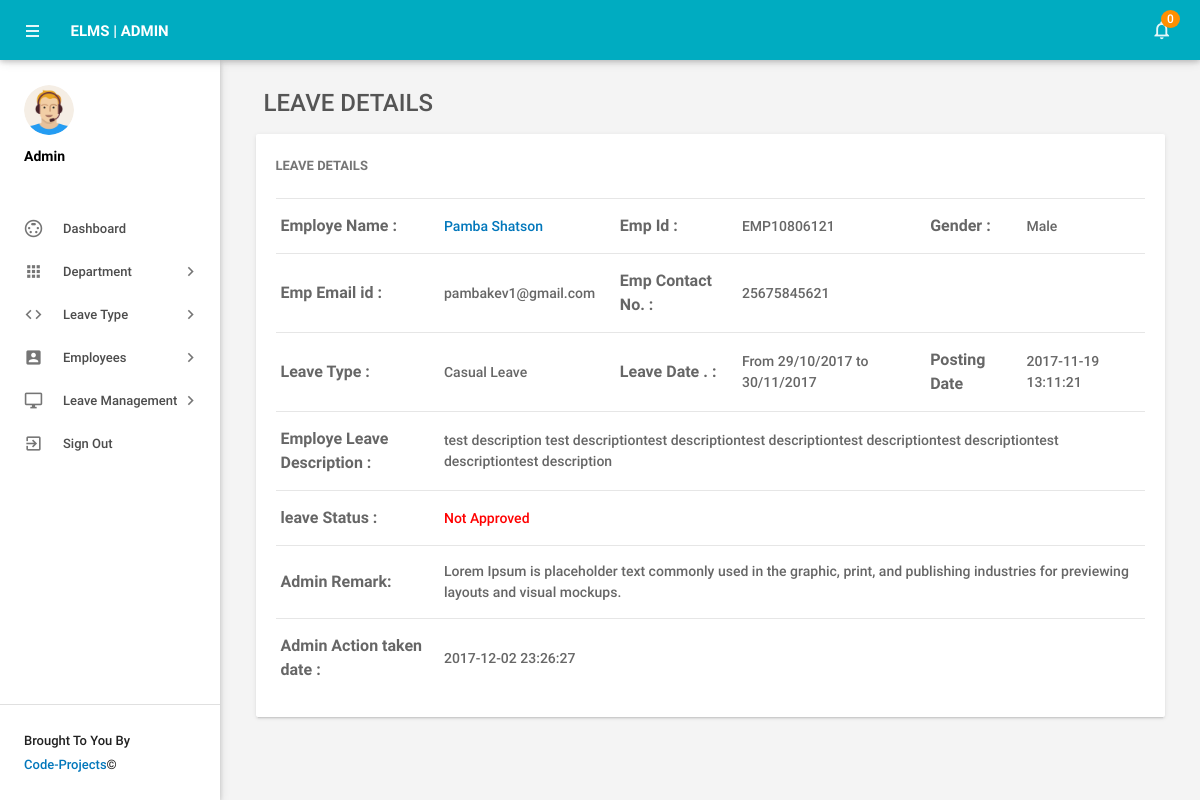
The app's page /admin/leave-details.php?leaveid=7 (signed in) with its own data.
### tables this page shows
CREATE TABLE IF NOT EXISTS `tblleaves` (
  `id` int(11) NOT NULL,
  `LeaveType` varchar(110) NOT NULL,
  `ToDate` varchar(120) NOT NULL,
  `FromDate` varchar(120) NOT NULL,
  `Description` mediumtext NOT NULL,
  `PostingDate` timestamp NOT NULL DEFAULT CURRENT_TIMESTAMP,
  `AdminRemark` mediumtext,
  `AdminRemarkDate` varchar(120) DEFAULT NULL,
  `Status` int(1) NOT NULL,
  `IsRead` int(1) NOT NULL,
  `empid` int(11) DEFAULT NULL
);

CREATE TABLE IF NOT EXISTS `tblemployees` (
  `id` int(11) NOT NULL,
  `EmpId` varchar(100) NOT NULL,
  `FirstName` varchar(150) NOT NULL,
  `LastName` varchar(150) NOT NULL,
  `EmailId` varchar(200) NOT NULL,
  `Password` varchar(180) NOT NULL,
  `Gender` varchar(100) NOT NULL,
  `Dob` varchar(100) NOT NULL,
  `Department` varchar(255) NOT NULL,
  `Address` varchar(255) NOT NULL,
  `City` varchar(200) NOT NULL,
  `Country` varchar(150) NOT NULL,
  `Phonenumber` char(11) NOT NULL,
  `Status` int(1) NOT NULL,
  `RegDate` timestamp NOT NULL DEFAULT CURRENT_TIMESTAMP
);

### admin/leave-details.php (the view, shortened to what this page needs)
<?php
include('includes/config.php');
if(strlen($_SESSION['alogin'])==0)
    {
header('location:index.php');
}
else{
 ?>
<!DOCTYPE html>
<html lang="en">
    <head>
        <link type="text/css" rel="stylesheet" href="../assets/plugins/materialize/css/materialize.min.css"/>
        <link href="../assets/plugins/material-preloader/css/materialPreloader.min.css" rel="stylesheet">
        <link href="../assets/plugins/datatables/css/jquery.dataTables.min.css" rel="stylesheet">
                <link href="../assets/plugins/google-code-prettify/prettify.css" rel="stylesheet" type="text/css"/>
        <link href="../assets/css/alpha.min.css" rel="stylesheet" type="text/css"/>
        <link href="../assets/css/custom.css" rel="stylesheet" type="text/css"/>
    </head>
    <body>
       <?php include('includes/header.php');?>
       <?php include('includes/sidebar.php');?>
            <main class="mn-inner">
                <div class="row">
                    <div class="col s12">
                        <div class="page-title" style="font-size:24px;">Leave Details</div>
                    </div>
                    <div class="col s12 m12 l12">
                        <div class="card">
                            <div class="card-content">
                                <span class="card-title">Leave Details</span>
                                <table id="example" class="display responsive-table ">
                                    <tbody>
<?php
$lid=intval($_GET['leaveid']);
$sql = "SELECT tblleaves.id as lid,tblemployees.FirstName,tblemployees.LastName,tblemployees.EmpId,tblemployees.id,tblemployees.Gender,tblemployees.Phonenumber,tblemployees.EmailId,tblleaves.LeaveType,tblleaves.ToDate,tblleaves.FromDate,tblleaves.Description,tblleaves.PostingDate,tblleaves.Status,tblleaves.AdminRemark,tblleaves.AdminRemarkDate from tblleaves join tblemployees on tblleaves.empid=tblemployees.id where tblleaves.id=:lid";
$query = $dbh -> prepare($sql);
$query->bindParam(':lid',$lid,PDO::PARAM_STR);
$query->execute();
$results=$query->fetchAll(PDO::FETCH_OBJ);
$cnt=1;
if($query->rowCount() > 0)
{
foreach($results as $result)
{
      ?>
                                        <tr>
                                            <td style="font-size:16px;"> <b>Employe Name :</b></td>
                                              <td><a href="editemployee.php?empid=<?php echo htmlentities($result->id);?>" target="_blank">
                                                <?php echo htmlentities($result->FirstName." ".$result->LastName);?></a></td>
                                              <td style="font-size:16px;"><b>Emp Id :</b></td>
                                              <td><?php echo htmlentities($result->EmpId);?></td>
                                              <td style="font-size:16px;"><b>Gender :</b></td>
                                              <td><?php echo htmlentities($result->Gender);?></td>
                                          </tr>
                                          <tr>
                                             <td style="font-size:16px;"><b>Emp Email id :</b></td>
                                            <td><?php echo htmlentities($result->EmailId);?></td>
                                             <td style="font-size:16px;"><b>Emp Contact No. :</b></td>
                                            <td><?php echo htmlentities($result->Phonenumber);?></td>
                                            <td>&nbsp;</td>
                                             <td>&nbsp;</td>
                                        </tr>
  <tr>
                                             <td style="font-size:16px;"><b>Leave Type :</b></td>
                                            <td><?php echo htmlentities($result->LeaveType);?></td>
                                             <td style="font-size:16px;"><b>Leave Date . :</b></td>
                                            <td>From <?php echo htmlentities($result->FromDate);?> to <?php echo htmlentities($result->ToDate);?></td>
                                            <td style="font-size:16px;"><b>Posting Date</b></td>
                                           <td><?php echo htmlentities($result->PostingDate);?></td>
                                        </tr>
<tr>
                                             <td style="font-size:16px;"><b>Employe Leave Description : </b></td>
                                            <td colspan="5"><?php echo htmlentities($result->Description);?></td>
                                        </tr>
<tr>
<td style="font-size:16px;"><b>leave Status :</b></td>
<td colspan="5"><?php $stats=$result->Status;
if($stats==1){
?>
<span style="color: green">Approved</span>
 <?php } if($stats==2)  { ?>
<span style="color: red">Not Approved</span>
<?php } if($stats==0)  { ?>
 <span style="color: blue">waiting for approval</span>
 <?php } ?>
</td>
</tr>
<tr>
<td style="font-size:16px;"><b>Admin Remark: </b></td>
<td colspan="5"><?php
if($result->AdminRemark==""){
  echo "waiting for Approval";
}
else{
echo htmlentities($result->AdminRemark);
}
?></td>
 </tr>
 <tr>
<td style="font-size:16px;"><b>Admin Action taken date : </b></td>
<td colspan="5"><?php
if($result->AdminRemarkDate==""){
  echo "NA";
}
else{
echo htmlentities($result->AdminRemarkDate);
}
?></td>
 </tr>
                                         <?php $cnt++;} }?>
                                    </tbody>
                                </table>
                            </div>
                        </div>
                    </div>
                </div>
            </main>
        </div>
        <div class="left-sidebar-hover"></div>
    </body>
</html>
<?php } ?>

### records on screen
tblleaves: tblemployees.FirstName+LastName "Pamba Shatson", tblemployees.EmpId "EMP10806121", tblemployees.Gender "Male", tblemployees.EmailId "pambakev1@gmail.com", tblemployees.Phonenumber "25675845621", LeaveType "Casual Leave", FromDate "29/10/2017", ToDate "30/11/2017", PostingDate "2017-11-19 13:11:21", Description "test description test descriptiontest descriptiontest descriptiontest descriptiontest descriptiontest descriptiontest description", Status "Not Approved", AdminRemark "Lorem Ipsum is placeholder text commonly used in the graphic, print, and publishing industries for previewing layouts and visual mockups.", AdminRemarkDate "2017-12-02 23:26:27"

### other values on screen
$unreadcount "0"
